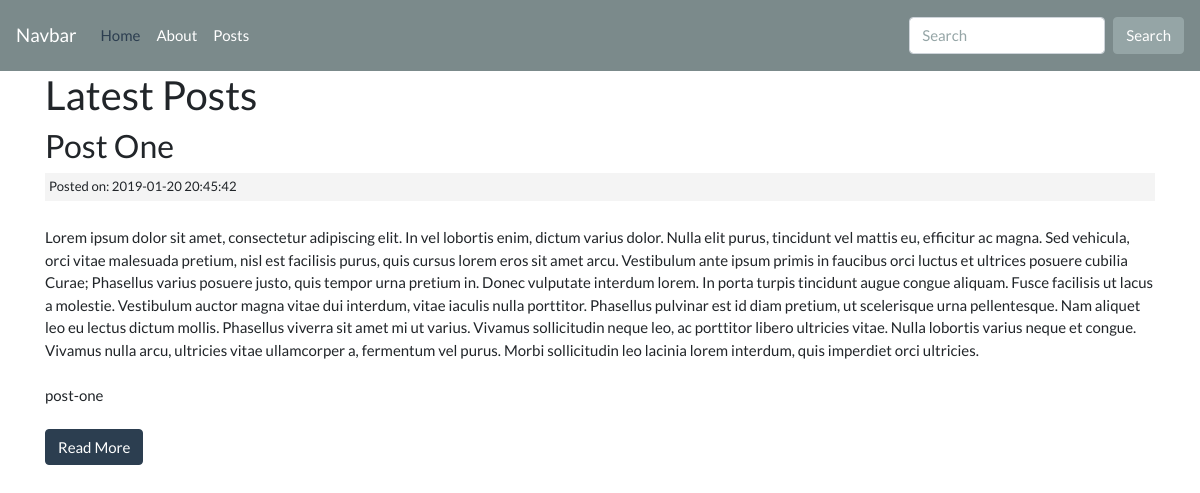
Screenshot of /index.php/posts with the database file from the repository.
### tables this page shows
CREATE TABLE `posts` (
  `id` int(11) NOT NULL,
  `title` varchar(255) NOT NULL,
  `slug` varchar(255) NOT NULL,
  `body` text NOT NULL,
  `created_at` timestamp NOT NULL DEFAULT CURRENT_TIMESTAMP
);

### application/controllers/Posts.php (called while the page is built, shortened)
<?php
    class Posts extends CI_Controller{
        public function index(){
            $data['title'] = 'Latest Posts';
            $data['posts'] = $this->post_model->get_posts();
            $this->load->view('templates/header');
            $this->load->view('posts/index', $data);
            $this->load->view('templates/footer');
        }
    }

### index.php (called while the page is built, shortened)
<?php
require_once BASEPATH.'core/CodeIgniter.php';

### application/models/Post_model.php (called while the page is built, shortened)
<?php
    class Post_model extends CI_Model {
        public function get_posts($slug = FALSE){
            if($slug === FALSE){
                $query = $this->db->get('posts');
                return $query->result_array();
            }
            $query = $this->db->get_where('posts', array('slug' => $slug));
            return $query->row_array();
            }
        }

### application/views/posts/index.php (the view)
<h2><?= $title ?></h2>
<?php foreach($posts as $post) : ?>
    <h3><?php echo $post['title']; ?></h3>
    <small class="post-date">Posted on: <?php echo $post['created_at'] ?></small><br>
    <?php echo $post['body']; ?>
    <br><br>
    <?php echo $post['slug']; ?>
    <br><br>
    <p><a class="btn btn-primary" href="<?php echo site_url('/posts/'.$post['slug']); ?>">Read More</a></p>
<?php endforeach; ?>

### application/views/templates/header.php (shortened to what this page needs)
<html>
    <head>
        <link rel="stylesheet" href="https://bootswatch.com/4/flatly/bootstrap.min.css">
        <link rel="stylesheet" href="<?php echo base_url(); ?>/assets/css/style.css">
    </head>
    <body>
    <nav class="navbar navbar-expand-lg navbar-dark bg-dark">
        <a class="navbar-brand" href="<?php echo base_url(); ?>">Navbar</a>
    <div class="collapse navbar-collapse" id="navbarColor02">
        <ul class="navbar-nav mr-auto">
            <li class="nav-item active">
                <a class="nav-link" href="<?php echo base_url(); ?>">Home <span class="sr-only">(current)</span></a>
            </li>
            <li class="nav-item">
                <a class="nav-link" href="<?php echo base_url(); ?>about">About</a>
            </li>
            <li class="nav-item">
                <a class="nav-link" href="<?php echo base_url(); ?>posts">Posts</a>
            </li>
        </ul>
        <form class="form-inline my-2 my-lg-0">
            <input class="form-control mr-sm-2" type="text" placeholder="Search">
             <button class="btn btn-secondary my-2 my-sm-0" type="submit">Search</button>
        </form>
    </div>
</nav>
<div class="container">

### application/views/templates/footer.php
        </div>
    </body>
</html>

### assets/css/style.css (style rules this page uses)
.post-date { background: #f4f4f4; padding: 4px; margin: 3px 0; display: block; }

### rows the page displays
posts: title "Post One", created_at "2019-01-20 20:45:42", body "Lorem ipsum dolor sit amet, consectetur adipiscing elit. In vel lobortis enim, dictum varius dolor. Nulla elit purus, tincidunt vel mattis eu, efficitur ac magna. Sed vehicula, orci vitae malesuada pretium, nisl est facilisis purus, quis cursus lorem eros sit amet arcu. Vestibulum ante ipsum primis in faucibus orci luctus et ultrices posuere cubilia Curae; Phasellus varius posuere justo, quis tempor urna pretium in. Donec vulputate interdum lorem. In porta turpis tincidunt augue congue aliquam. Fusce facilisis ut lacus a molestie. Vestibulum auctor magna vitae dui interdum, vitae iaculis nulla porttitor. Phasellus pulvinar est id diam pretium, ut scelerisque urna pellentesque. Nam aliquet…", slug "post-one"

### other values shown
$title "Latest Posts"
